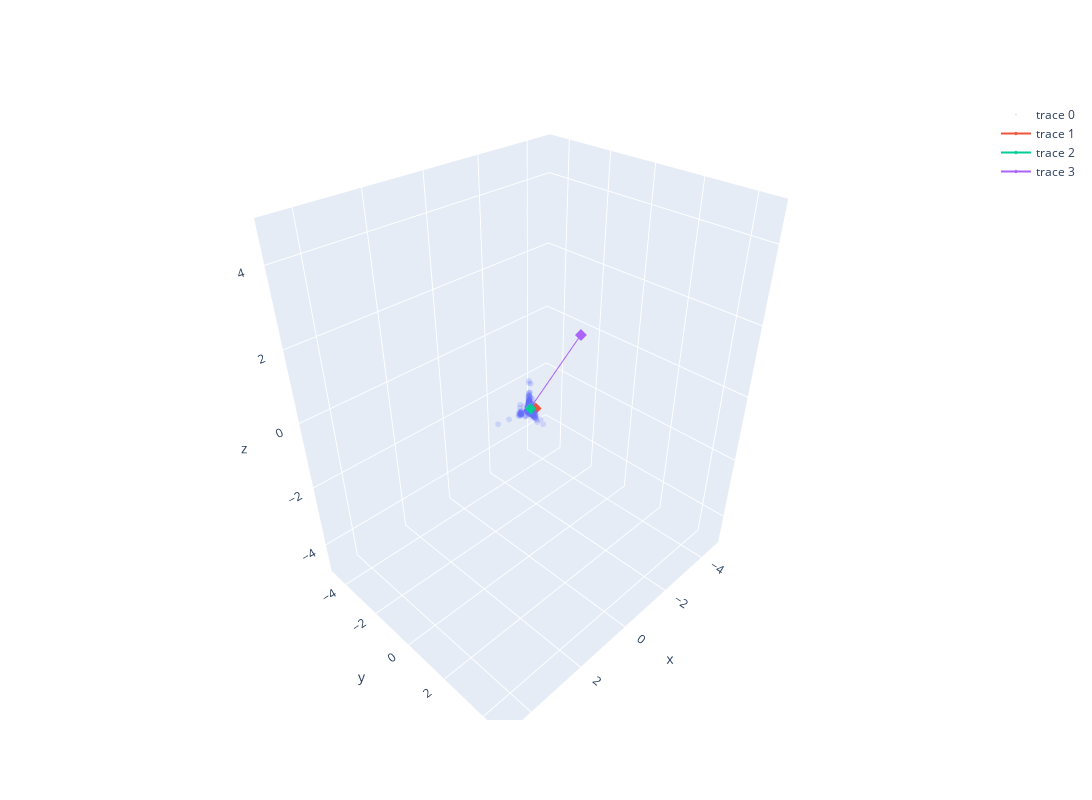

Notebook code for this chart:
### Markdown cell above
In the next cell, you are asked to perform a 3 components PCA and plot it using Plotly.
<div class="alert alert-danger">
 Note: On certain versions of Firefox, the 3D scatter function of plotly may have some issues.
</div>

### Code cell
"""
CELL N°2.2.2 : Principal Component Analysis (3D)

@pre:  A pandas.DataFrame `X` containing the dataset and labels `y`
@post: A PCA visualization in 3D where points are colored with respect to true labels `y`
"""
import plotly.graph_objs as go

def PCA_3comp_visu(X):

    pca = PCA(n_components=3) # create the scikit-learn estimator, here the PCA with 3 PCs
    X = pca.fit_transform(X) # fit the data, i.e., actually run the estimation of PCs and loadings from dataset X
    X_normalized = X / (X.max(axis=0) - X.min(axis=0))
    X = pd.DataFrame(data=X_normalized, columns=["PC1", "PC2", "PC3"])

    # plot data
    scat3d_tr = go.Scatter3d(x=X["PC1"], y=X["PC2"], z=X["PC3"], ids=y, mode='markers', marker=dict(size=2, opacity=0.2))

    fig2 = go.FigureWidget(data=[scat3d_tr])

    for length, vector in zip(pca.explained_variance_, pca.components_):
        v = vector * 3 * np.sqrt(length)
        vec = np.vstack((pca.mean_, pca.mean_ + v)) 
        fig2.add_trace(go.Scatter3d(x=vec[:,0], y=vec[:,1], z=vec[:,2], marker=dict(symbol='diamond', size=3)))

    fig2.update_layout(
        scene = dict(
            xaxis = dict(nticks=10, range=[-1,1]),
            yaxis = dict(nticks=10, range=[-1,1]),
            zaxis = dict(nticks=10, range=[-1,1]),
            aspectmode = 'data'
        ),
        width=1200, height=800,
        showlegend = True)

    fig2.show()

PCA_3comp_visu(X)

### Figure 1 — Plotly figure (JSON) as saved in the notebook; plotly's stock layout.template omitted (floating-point values rounded to 4 significant figures; data arrays with more than 128 entries replaced by an {"elided": "..."} marker saying what was removed)
{"data": [{"ids": {"elided": "5388 int values"}, "marker": {"opacity": 0.2, "size": 2}, "mode": "markers", "type": "scatter3d", "uid": "8599c84e-2a78-4e2b-b1c4-aee7d99c8471", "x": {"elided": "5388 float values"}, "y": {"elided": "5388 float values"}, "z": {"elided": "5388 float values"}}, {"marker": {"size": 3, "symbol": "diamond"}, "type": "scatter3d", "uid": "4faf647a-95e8-46b1-9bcf-1395174d14f6", "x": [-7.253e-17, -0.1062], "y": [-3.956e-17, 0.1968], "z": [-1.583e-17, 0.07506]}, {"marker": {"size": 3, "symbol": "diamond"}, "type": "scatter3d", "uid": "d3f492a7-6127-41d8-9724-87ce0f1c76e2", "x": [-7.253e-17, 0.08064], "y": [-3.956e-17, 0.1725], "z": [-1.583e-17, 0.134]}, {"marker": {"size": 3, "symbol": "diamond"}, "type": "scatter3d", "uid": "7a8e79d3-6194-442f-ab15-5807e0949399", "x": [-7.253e-17, -0.9196], "y": [-3.956e-17, 1.267], "z": [-1.583e-17, 2.108]}], "layout": {"height": 800, "scene": {"aspectmode": "data", "xaxis": {"nticks": 10, "range": [-5, 5]}, "yaxis": {"nticks": 10, "range": [-5, 5]}, "zaxis": {"nticks": 10, "range": [-5, 5]}}, "showlegend": true, "width": 1200}}
